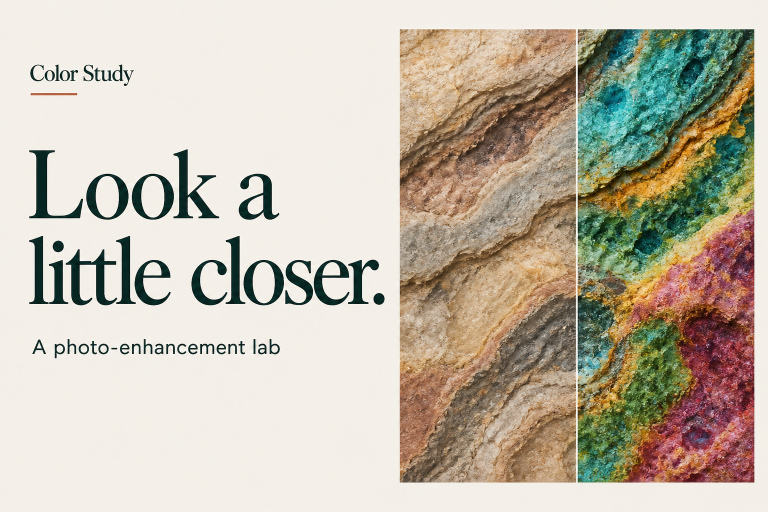
#> input picture public/og.png, 1536 x 1024 px, given in place of bhimbetka-paintings.jpg, which was not available (shown at 1/2 size); the run also reads 1 picture not shown here
$ python build-showcase.py
#> lines starting #> are read from the running program, lines starting #| are printed output that depends on the picture; pictures that were not available may be replaced by others from this repository, and a replacement may not be noted
### process_images.py
#!/usr/bin/env python3
"""Reproducible, regularized RGB decorrelation stretch. Requires Pillow only.

No generative model or spatial reconstruction is used. A Jacobi eigensolver
fits a 3x3 color transform; Pillow applies it to every native-resolution pixel.
References and limitations are in README.md. Original downloads are read-only.
"""

import argparse
import hashlib
import io
import json
import math
import platform
from datetime import datetime, timezone
from pathlib import Path
from zipfile import ZIP_STORED, ZipFile

import PIL
from PIL import Image, ImageCms, ImageDraw, ImageFont, ImageOps, PngImagePlugin

BASE = Path(__file__).resolve().parent
DATA = BASE / "public"
PAPER = (245, 242, 235)
INK = (32, 43, 45)
MUTED = (89, 96, 96)
SRGB = ImageCms.ImageCmsProfile(ImageCms.createProfile("sRGB"))


def multiply(a, b):
    return [[sum(x * y for x, y in zip(row, col)) for col in zip(*b)] for row in a]


def transpose(a):
    return [list(row) for row in zip(*a)]


def eigen_symmetric(cov):
    """Jacobi rotations for a real symmetric 3x3 covariance matrix."""
    a = [row[:] for row in cov]
    v = [[float(i == j) for j in range(3)] for i in range(3)]
    tolerance = max(1.0, sum(abs(a[i][i]) for i in range(3))) * 1e-13
    for _ in range(100):
        p, q = max(((0, 1), (0, 2), (1, 2)), key=lambda ij: abs(a[ij[0]][ij[1]]))
        if abs(a[p][q]) <= tolerance:
            break
        tau = (a[q][q] - a[p][p]) / (2.0 * a[p][q])
        t = math.copysign(1.0, tau) / (abs(tau) + math.hypot(1.0, tau))
        c = 1.0 / math.sqrt(1.0 + t * t)
        s = t * c
        off = a[p][q]
        a[p][p] -= t * off
        a[q][q] += t * off
        a[p][q] = a[q][p] = 0.0
        for k in range(3):
            if k not in (p, q):
                kp, kq = a[k][p], a[k][q]
                a[k][p] = a[p][k] = c * kp - s * kq
                a[k][q] = a[q][k] = s * kp + c * kq
            vp, vq = v[k][p], v[k][q]
            v[k][p], v[k][q] = c * vp - s * vq, s * vp + c * vq
    else:
        raise ArithmeticError("Covariance eigensolver did not converge")
    values = [max(0.0, a[i][i]) for i in range(3)]
    reconstructed = multiply(multiply(v, [[values[i] if i == j else 0.0 for j in range(3)] for i in range(3)]), transpose(v))
    error = max(abs(reconstructed[i][j] - cov[i][j]) for i in range(3) for j in range(3))
    if error > max(1.0, max(values)) * 1e-8:
        raise ArithmeticError(f"Covariance reconstruction error: {error}")
    return values, v, error


def fit_transform(img, box, target_std, max_gain=12.0, noise_floor=2.0):
    region = img.crop(box)
    factor = min(1.0, 720.0 / max(region.size))
    grid = region.resize(tuple(max(1, round(s * factor)) for s in region.size), Image.Resampling.NEAREST)
    pixels = list(grid.getdata())
    samples = [p for p in pixels if 8.0 <= (0.299 * p[0] + 0.587 * p[1] + 0.114 * p[2]) <= 247.0 and max(p) < 250]
    if len(samples) < 32:
        raise ValueError("Too few usable, non-clipped color samples in selected area")
    count = len(samples)
    mean = [sum(p[i] for p in samples) / count for i in range(3)]
    cov = [[0.0] * 3 for _ in range(3)]
    for pixel in samples:
        d = [pixel[i] - mean[i] for i in range(3)]
        for i in range(3):
            for j in range(i, 3):
                cov[i][j] += d[i] * d[j]
    for i in range(3):
        for j in range(i, 3):
            cov[i][j] /= count - 1
            cov[j][i] = cov[i][j]
    eigenvalues, vectors, residual = eigen_symmetric(cov)
    gains = [min(max_gain, target_std / math.sqrt(max(value, noise_floor ** 2))) for value in eigenvalues]
    matrix = [[sum(vectors[i][k] * gains[k] * vectors[j][k] for k in range(3)) for j in range(3)] for i in range(3)]
    # A neutral display center maximizes room for the expanded false colors.
    offset = [127.5 - sum(matrix[i][j] * mean[j] for j in range(3)) for i in range(3)]
    pillow_matrix = tuple(value for row, shift in zip(matrix, offset) for value in (*row, shift))
    clip_count = sum(any(not 0 <= sum(matrix[i][j] * p[j] for j in range(3)) + offset[i] <= 255 for i in range(3)) for p in samples)
    info = {
        "fit_box_pixels_xyxy": list(box),
        "sampling": "deterministic nearest-neighbor grid, longest side <= 720 pixels",
        "sample_grid_size": list(grid.size),
        "sample_count": count,
        "excluded_samples": len(pixels) - count,
        "sample_filter": "BT.601 luma in [8,247], all RGB channels below 250",
        "mean_rgb": mean,
        "covariance_rgb": cov,
        "eigenvalues": eigenvalues,
        "eigenvectors_columns": vectors,
        "eigen_reconstruction_max_abs_error": residual,
        "target_std_in_8bit_units": target_std,
        "noise_floor_std": noise_floor,
        "max_gain": max_gain,
        "gains": gains,
        "regularized_axes": sum(value < noise_floor ** 2 or target_std / math.sqrt(max(value, 1e-30)) > max_gain for value in eigenvalues),
        "matrix_rgb": matrix,
        "offset_rgb": offset,
        "display_mean_rgb": [127.5, 127.5, 127.5],
        "fit_sample_any_channel_clipped_fraction": clip_count / count,
        "application": "global affine RGB transform, then clipping to [0,255] and 8-bit rounding",
    }
    return img.convert("RGB", pillow_matrix), info


# [18 lines left out: functions font, save_new, not called in this run]


def write_new(path, content):
    with path.open("x", encoding="utf-8") as file:
        file.write(content)


def sha256(path):
    with path.open("rb") as file:
        return hashlib.file_digest(file, "sha256").hexdigest()


# [122 lines left out: functions comparison, overview, main, not called in this run]


# [2 lines that do not run on import are left out]

### scripts/build-showcase.py
"""Build honest, reproducible website previews from the credited originals."""
import argparse
import hashlib
import io
import json
from pathlib import Path
import sys

from PIL import Image, ImageCms, ImageOps

ROOT = Path(__file__).resolve().parents[1]
sys.path.insert(0, str(ROOT))
from process_images import SRGB, fit_transform


def main():
    parser = argparse.ArgumentParser(description=__doc__)
    parser.add_argument('--public', type=Path, default=ROOT / 'public')
    parser.add_argument('--study', action='append', help='Update only these study IDs; retain other preview records')
    args = parser.parse_args()
    public = args.public.resolve()
    out = public / 'showcase'
    out.mkdir(exist_ok=True)
    sources = json.loads((public / 'sources.json').read_text())
#> (reads public/sources.json from the repository)
    manifest = public / 'showcase.json'
    existing = json.loads(manifest.read_text()) if manifest.exists() else []
#> (reads public/showcase.json from the repository)
    chosen = set(args.study or [record['id'] for record in existing] or [source['id'] for source in sources if source['study_type'] == 'paint'])
    unknown = chosen - {source['id'] for source in sources}
    if unknown:
        parser.error('Unknown studies: ' + ', '.join(sorted(unknown)))
    records = [record for record in existing if record['id'] not in chosen]
    for source in sources:
        if source['id'] not in chosen:
            continue
        with Image.open(public / source['original_file']) as opened:
#> opened is the input picture: PIL image 1536x1024 RGB; mean R, G, B 194.6, 186.6, 170.8
            original = ImageOps.exif_transpose(opened).convert('RGB')
            if opened.info.get('icc_profile'):
                original = ImageCms.profileToProfile(original, ImageCms.ImageCmsProfile(io.BytesIO(opened.info['icc_profile'])), SRGB, outputMode='RGB')
        box = tuple(round(f * (original.width if i % 2 == 0 else original.height)) for i, f in enumerate(source['focus_box_fraction']))
#> box = (307, 205, 1306, 891)
        enhanced, fit = fit_transform(original, box, target_std=34, max_gain=12)
#> in fit_transform, `region = img.crop(box)`:
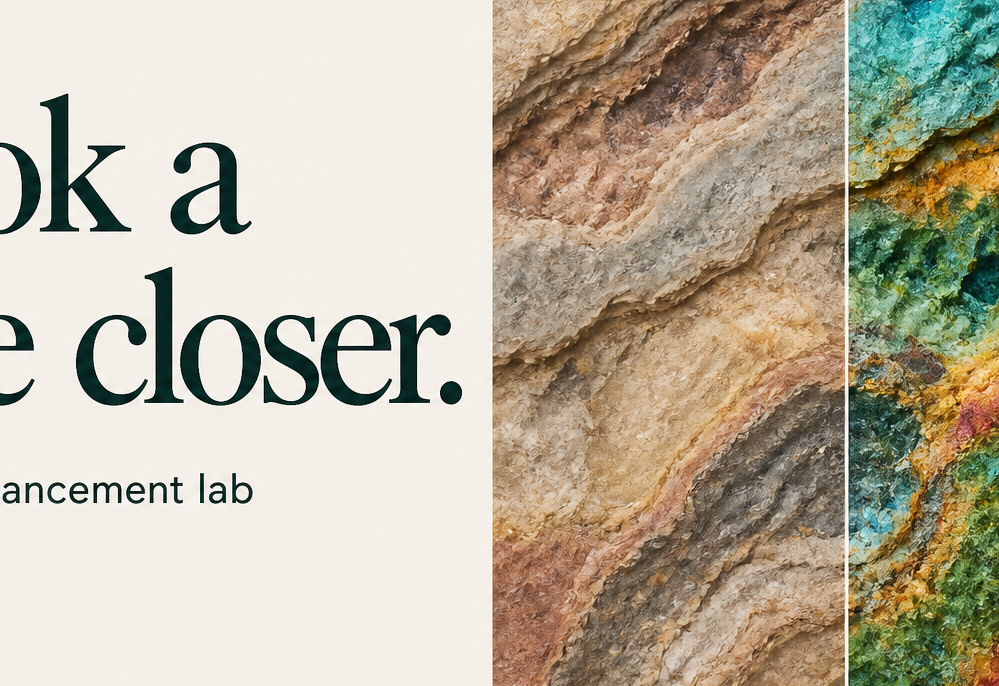
#> region: PIL image 999x686 RGB; mean R, G, B 186.4, 178.3, 159.1
#> in fit_transform, `grid = region.resize(tuple(max(1, round(s * factor)) for s in region.s..`:
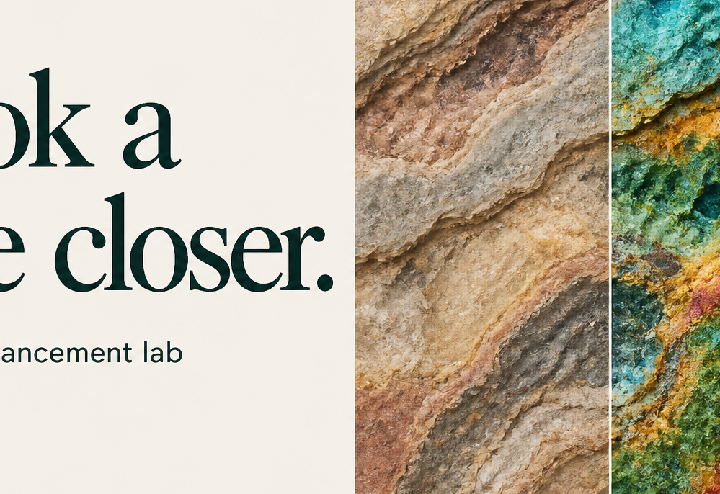
#> grid: PIL image 720x494 RGB; mean R, G, B 186.4, 178.3, 159
#> in fit_transform, `pixels = list(grid.getdata())`: pixels = 355680 items
#> in fit_transform, `samples = [p for p in pixels if 8.0 <= (0.299 * p[0] + 0.587 * p[1] + ..`: samples = 352716 items
#> in fit_transform, `count = len(samples)`: count = 352716
#> in fit_transform, `mean = [sum(p[i] for p in samples) / count for i in range(3)]`: mean = [186.1, 177.9, 158.5]
#> the loop in fit_transform, `for pixel in samples:` made 352716 passes
#> (pixel, d) on passes 1 to 3: ((243, 239, 232), [56.92, 61.12, 73.5]), ((243, 239, 232), [56.92, 61.12, 73.5]), ((244, 239, 232), [57.92, 61.12, 73.5])
#> after the loop in fit_transform, `for pixel in samples:`: cov = [[1.64e+09, 1.47e+09, 1.59e+09], [0, 1.52e+09, 1.69e+09], [0, 0, 1.98e+09]]
#> after the loop in fit_transform, `for i in range(3):`: cov = [[4660.9, 4181.1, 4499.2], [4181.1, 4311.8, 4794.6], [4499.2, 4794.6, 5607.2]]
#> in eigen_symmetric, `a = [row[:] for row in cov]`: a has the same summary as cov in fit_transform
#> in eigen_symmetric, `tolerance = max(1.0, sum(abs(a[i][i]) for i in range(3))) * 1e-13`: tolerance = 1.46e-09
#> the loop in eigen_symmetric, `for _ in range(100):` made 9 passes
#> (p, q, tau, t, c, s, off) on passes 1 to 6: (1, 2, 0.135, 0.874, 0.753, 0.658, 4794.6), (0, 2, 0.418, 0.666, 0.832, 0.554, 6139.1), (0, 1, -1.45, -0.311, 0.955, -0.297, 156), (1, 2, 69.65, 0.00718, 1, 0.00718, 99.14), (0, 2, 215.1, 0.00232, 1, 0.00232, 30.82), (0, 1, 1244.7, 0.000402, 1, 0.000402, -0.221)
#> (p, q, tau, c, s, off) on passes 7 to 8: (1, 2, -13428712.9, 1, -3.72e-08, -0.000514), (0, 2, 3.21e+10, 1, 1.56e-11, 2.07e-07)
#> after the loop in eigen_symmetric, `for _ in range(100):`: a = [[623, 7.69e-15, 0], [7.69e-15, 72.16, 1.2e-25], [0, 1.2e-25, 13884.7]]; v = [[0.794, -0.251, 0.554], [-0.126, 0.823, 0.553], [-0.595, -0.509, 0.622]]
#> in eigen_symmetric, `values = [max(0.0, a[i][i]) for i in range(3)]`: values = [623, 72.16, 13884.7]
#> in eigen_symmetric, `reconstructed = multiply(multiply(v, [[values[i] if i == j else 0.0 fo..`: reconstructed has the same summary as cov in fit_transform
#> in eigen_symmetric, `error = max(abs(reconstructed[i][j] - cov[i][j]) for i in range(3) for..`: error = 2.73e-12
#> in fit_transform, `eigenvalues, vectors, residual = eigen_symmetric(cov)`: eigenvalues = [623, 72.16, 13884.7]; vectors has the same summary as v in eigen_symmetric; residual = 2.73e-12
#> in fit_transform, `gains = [min(max_gain, target_std / math.sqrt(max(value, noise_floor *..`: gains = [1.36, 4, 0.289]
#> in fit_transform, `matrix = [[sum(vectors[i][k] * gains[k] * vectors[j][k] for k in range..`: matrix = [[1.2, -0.874, -0.0327], [-0.874, 2.82, -1.48], [-0.0327, -1.48, 1.63]]
#> in fit_transform, `offset = [127.5 - sum(matrix[i][j] * mean[j] for j in range(3)) for i ..`: offset = [65.2, 22.12, 137.6]
#> in fit_transform, `pillow_matrix = tuple(value for row, shift in zip(matrix, offset) for ..`: pillow_matrix = (1.2, -0.874, -0.0327, 65.2, -0.874, 2.82, -1.48, 22.12, -0.0327, -1.48, 1.63, 137.6)
#> in fit_transform, `clip_count = sum(any(not 0 <= sum(matrix[i][j] * p[j] for j in range(3..`: clip_count = 4453
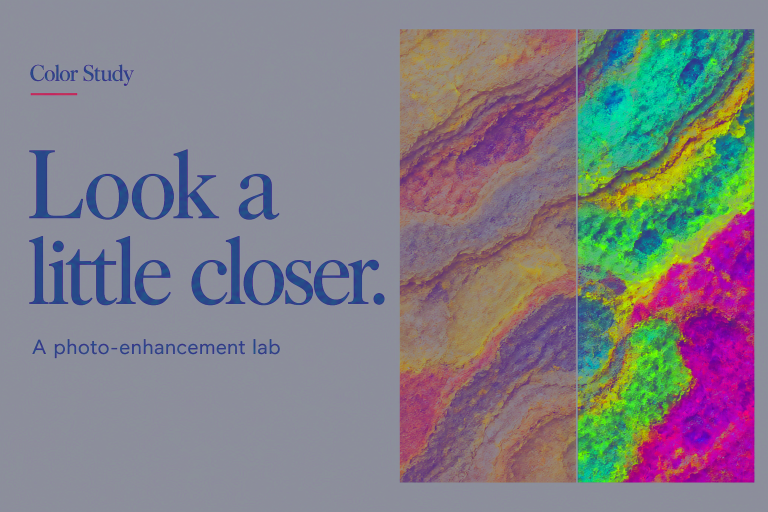
#> enhanced: PIL image 1536x1024 RGB (shown at 1/2 size); mean R, G, B 129.8, 127.4, 134.4
#> fit = 21 items
        record = {'id': source['id'], 'source_sha256': source['sha256'], 'settings': {'targetStd': 34, 'maxGain': 12}, 'region': source['focus_box_fraction'], 'fit': fit, 'files': {}}
        for label, image in [('original', original), ('enhanced', enhanced)]:
            preview = ImageOps.contain(image, (1600, 1600), Image.Resampling.LANCZOS)
            path = out / f"{source['id']}-{label}.webp"
            preview.save(path, quality=88, method=6, icc_profile=SRGB.tobytes())
            record['files'][label] = {'path': str(path.relative_to(public)), 'width': preview.width, 'height': preview.height, 'sha256': hashlib.sha256(path.read_bytes()).hexdigest()}
#> this loop made 2 passes
#> label on passes 1 to 2: 'original', 'enhanced'
#> pass 1, in main, `preview = ImageOps.contain(image, (1600, 1600), Image.Resampling.LANCZ..`:
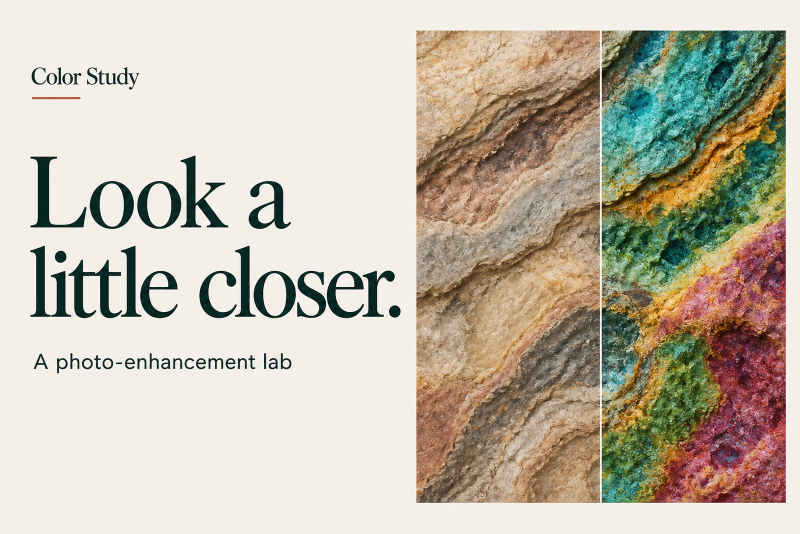
#> preview: PIL image 1600x1067 RGB (shown at 1/2 size); mean R, G, B 194.6, 186.5, 170.8
#> after the loop, record = 6 items
        records.append(record)
        print(source['id'], flush=True)
    manifest.write_text(json.dumps(records, indent=2) + '\n')


if __name__ == '__main__':
#> (the run stopped early here; a loop or call above may not have finished)
